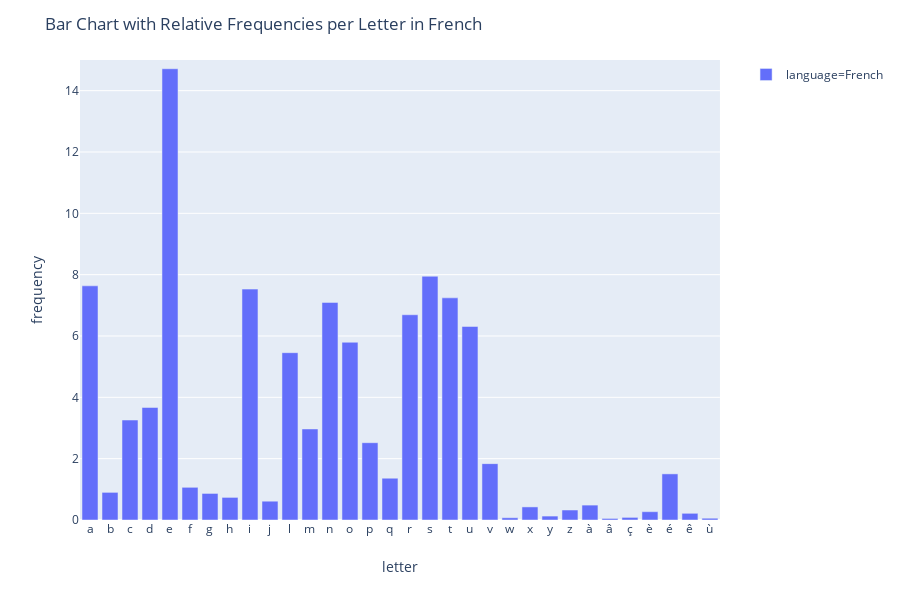

Write notebook code for a chart like this one.
### Markdown cell above
Show a bar chart with the fingerprint for French

### Code cell
fig = px.bar(df[(df['language']=='French') & (df['frequency']>0.05)] , x="letter", y="frequency"
             , range_y=[0,15]
             , color="language"
             , barmode="group"
            #,facet_col="language"
            )

fig.update_layout(
    title=go.layout.Title(
        text="Bar Chart with Relative Frequencies per Letter in French"
    ))
fig.show()

### Figure 1 — Plotly figure (JSON) as saved in the notebook; plotly's stock layout.template omitted (floating-point values rounded to 4 significant figures)
{"data": [{"alignmentgroup": "True", "hoverlabel": {"namelength": 0}, "hovertemplate": "language=French<br>letter=%{x}<br>frequency=%{y}", "legendgroup": "language=French", "marker": {"color": "#636efa"}, "name": "language=French", "offsetgroup": "language=French", "orientation": "v", "showlegend": true, "textposition": "auto", "type": "bar", "x": ["a", "b", "c", "d", "e", "f", "g", "h", "i", "j", "l", "m", "n", "o", "p", "q", "r", "s", "t", "u", "v", "w", "x", "y", "z", "à", "â", "ç", "è", "é", "ê", "ù"], "xaxis": "x", "y": [7.636, 0.901, 3.26, 3.669, 14.71, 1.066, 0.866, 0.737, 7.529, 0.613, 5.456, 2.968, 7.095, 5.796, 2.521, 1.362, 6.693, 7.948, 7.244, 6.311, 1.838, 0.074, 0.427, 0.128, 0.326, 0.486, 0.051, 0.085, 0.271, 1.504, 0.218, 0.058], "yaxis": "y"}], "layout": {"barmode": "group", "height": 600, "legend": {"tracegroupgap": 0}, "margin": {"t": 60}, "title": {"text": "Bar Chart with Relative Frequencies per Letter in French"}, "xaxis": {"anchor": "y", "domain": [0, 0.98], "title": {"text": "letter"}}, "yaxis": {"anchor": "x", "domain": [0, 1], "range": [0, 15], "title": {"text": "frequency"}}}}
